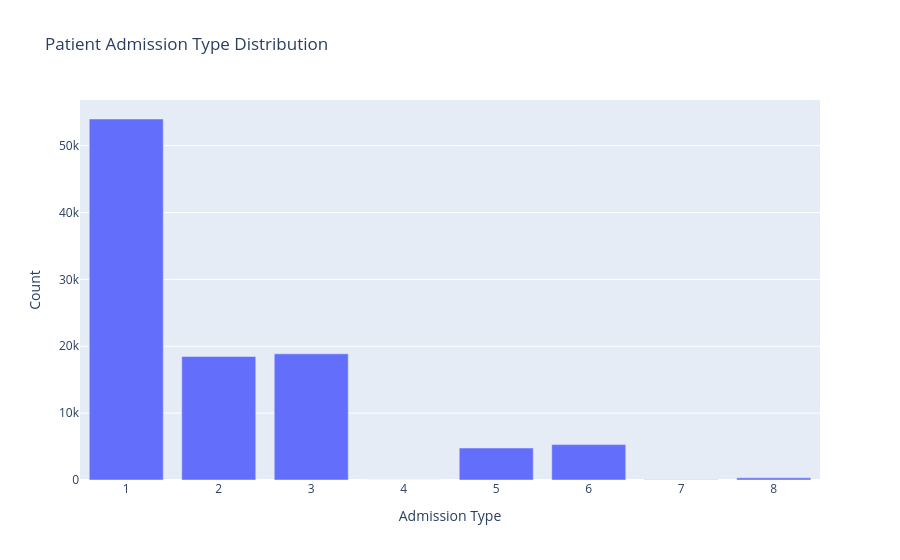

The notebook cell this image was saved under:
### Code cell
fig = px.bar(df["admission_type_id"].value_counts().reset_index(),
             x="admission_type_id",
             y="count",
             title="Patient Admission Type Distribution")

fig.update_layout(xaxis_title="Admission Type",
                  yaxis_title="Count")

fig.show()

### Figure 1 — Plotly figure (JSON) as saved in the notebook; plotly's stock layout.template omitted (floating-point values rounded to 4 significant figures)
{"data": [{"hovertemplate": "admission_type_id=%{x}<br>count=%{y}<extra></extra>", "legendgroup": "", "marker": {"color": "#636efa", "pattern": {"shape": ""}}, "name": "", "orientation": "v", "showlegend": false, "textposition": "auto", "type": "bar", "x": [1, 3, 2, 6, 5, 8, 7, 4], "xaxis": "x", "y": [53990, 18869, 18480, 5291, 4785, 320, 21, 10], "yaxis": "y"}], "layout": {"barmode": "relative", "legend": {"tracegroupgap": 0}, "title": {"text": "Patient Admission Type Distribution"}, "xaxis": {"anchor": "y", "domain": [0, 1], "title": {"text": "Admission Type"}}, "yaxis": {"anchor": "x", "domain": [0, 1], "title": {"text": "Count"}}}}
